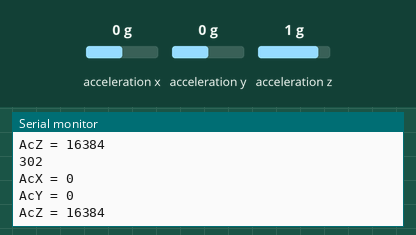
The sketch below on a simulated Arduino Uno, built with avr-gcc and run on an emulated ATmega328P. Parts: the last lines printed to the serial monitor. Wiring (inferred from the names in the program): MPU-6050 motion sensor at I2C address 0x68. The inputs (shaded band) are chosen by the test bench; at power-on: acceleration x 0 g, acceleration y 0 g, acceleration z 1 g.

Above: at 1.2 s.
1.3 s: acceleration x set to -1.4 g
At 1.73 s:
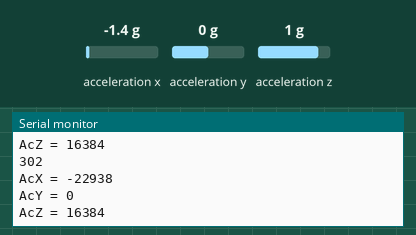
2.8 s: acceleration y set to -1.4 g
At 3.24 s:
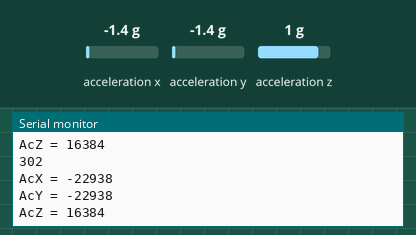
4.3 s: acceleration z set to -1.4 g
At 4.75 s:
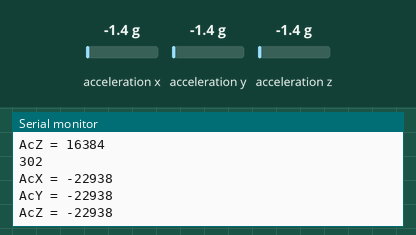
Timing chart, 0 to 7.3 s (numbered marks = the images above; inputs shaded):
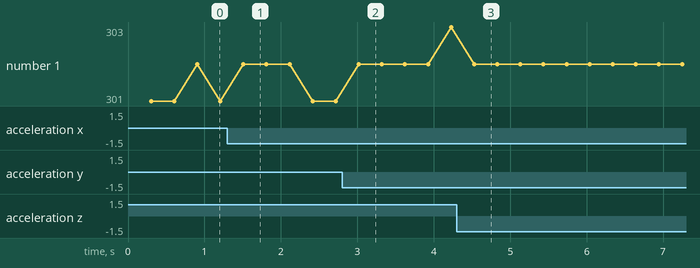

The sketch:

mpu_velocity.ino
```cpp
// MPU-6050 Short Example Sketch
// By Arduino User JohnChi
// August 17, 2014
// Public Domain
#include<Wire.h>
const int MPU_addr=0x68;  // I2C address of the MPU-6050
int16_t AcX,AcY,AcZ; // declare accellerometer and gyro variables
void setup(){
  Wire.begin(); // initiate i2c system
  Wire.beginTransmission(MPU_addr); // be sure we talk to our MPU vs some other device
  Wire.write(0x6B);  // PWR_MGMT_1 register
  Wire.write(0);     // set to zero (wakes up the MPU-6050)
  Wire.endTransmission(true); // done talking over to MPU device, for the moment
  Serial.begin(9600); // initialize serial port to 9600 bps so you can see your debug messages in Arduino IDE via debug channel
}
void loop(){ // main program loop
  unsigned int t1=millis();
  Wire.beginTransmission(MPU_addr); // get ready to talk to MPU again
  Wire.write(0x3B);  // starting with register 0x3B (ACCEL_XOUT_H)
  Wire.endTransmission(false); // done talking to MPU for the time being
  Wire.requestFrom(MPU_addr,6,true);  // request a total of 14 registers
  // all the fancy <<8| stuff is to bit shift the first 8 bits to
  // the left & combine it with the next 8 bits to form 16 bits
  AcX=Wire.read()<<8|Wire.read();  // 0x3B (ACCEL_XOUT_H) & 0x3C (ACCEL_XOUT_L)
  AcY=Wire.read()<<8|Wire.read();  // 0x3D (ACCEL_YOUT_H) & 0x3E (ACCEL_YOUT_L)
  AcZ=Wire.read()<<8|Wire.read();  // 0x3F (ACCEL_ZOUT_H) & 0x40 (ACCEL_ZOUT_L)

  // the above lines have gathered Accellerometer values for X, Y, Z

  Serial.print("AcX = "); Serial.println(AcX); // share accellerometer values over debug channel
  Serial.print("AcY = "); Serial.println(AcY);
  Serial.print("AcZ = "); Serial.println(AcZ);
  delay(300);
  unsigned int t2=millis();
  Serial.println(t2-t1);
}
```

Measured:
- after the input at 1.3 s, the serial monitor: prints a new line after 0.21 s (image 1)
- after the input at 2.8 s, the serial monitor: prints a new line after 0.24 s (image 2)
- after the input at 4.3 s, the serial monitor: prints a new line after 0.26 s (image 3)
- plotted number 1: 301 → 303 after the input at 2.8 s
